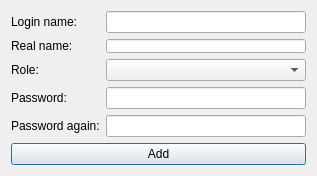
<?xml version="1.0" encoding="UTF-8"?>
<ui version="4.0">
 <class>DialogAddUser</class>
 <widget class="QDialog" name="DialogAddUser">
  <property name="geometry">
   <rect>
    <x>0</x>
    <y>0</y>
    <width>305</width>
    <height>170</height>
   </rect>
  </property>
  <property name="windowTitle">
   <string>Add new user</string>
  </property>
  <layout class="QGridLayout" name="gridLayout">
   <item row="1" column="0">
    <widget class="QPushButton" name="pushButtonAdd">
     <property name="text">
      <string>Add</string>
     </property>
    </widget>
   </item>
   <item row="0" column="0">
    <layout class="QFormLayout" name="formLayout">
     <item row="0" column="0">
      <widget class="QLabel" name="loginNameLabel">
       <property name="text">
        <string>Login name:</string>
       </property>
      </widget>
     </item>
     <item row="0" column="1">
      <widget class="QLineEdit" name="loginNameLineEdit"/>
     </item>
     <item row="1" column="0">
      <widget class="QLabel" name="realNameLabel">
       <property name="text">
        <string>Real name:</string>
       </property>
      </widget>
     </item>
     <item row="1" column="1">
      <widget class="QLineEdit" name="realNameLineEdit">
       <property name="minimumSize">
        <size>
         <width>200</width>
         <height>1</height>
        </size>
       </property>
      </widget>
     </item>
     <item row="2" column="0">
      <widget class="QLabel" name="roleLabel">
       <property name="text">
        <string>Role:</string>
       </property>
      </widget>
     </item>
     <item row="2" column="1">
      <widget class="QComboBox" name="roleComboBox"/>
     </item>
     <item row="3" column="0">
      <widget class="QLabel" name="passwordLabel">
       <property name="text">
        <string>Password:</string>
       </property>
      </widget>
     </item>
     <item row="3" column="1">
      <widget class="QLineEdit" name="passwordLineEdit">
       <property name="echoMode">
        <enum>QLineEdit::Password</enum>
       </property>
      </widget>
     </item>
     <item row="4" column="0">
      <widget class="QLabel" name="passwordAgainLabel">
       <property name="text">
        <string>Password again:</string>
       </property>
      </widget>
     </item>
     <item row="4" column="1">
      <widget class="QLineEdit" name="passwordAgainLineEdit">
       <property name="echoMode">
        <enum>QLineEdit::Password</enum>
       </property>
      </widget>
     </item>
    </layout>
   </item>
  </layout>
 </widget>
 <resources/>
 <connections/>
</ui>
